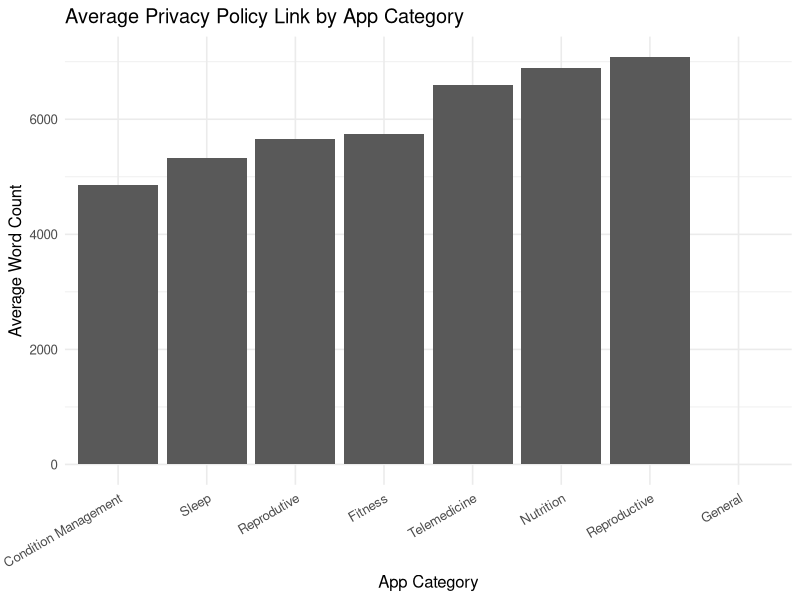

Source code (R): (Note: this script raises an error after producing the figure.)
# AUTHOR: Natalie Miller
# PURPOSE: Initial EDA on scraped policies + external data on health app downloads
# OUTPUTS: avg_length_by_category.png, downloads_by_year.png

setwd("C:/Users/natal/OneDrive/Documents/GitHub/consumer-data/data")

library(tidyverse)
library(readxl)
library(stringr)

# Read in data frames for average length by category visualization
policy.texts <- read.csv("all_privacy_policies.csv")
app.list <- read.csv("privacy_policy_list.csv")

# Measure word length of each privacy policy
policy.texts <- policy.texts |>
  mutate(
    word.count = str_count(text, boundary("word"))
  )

# Clean names of apps in app.list to prepare for merge
app.list <- app.list |>
  mutate(
    app = App.Name |>
      str_replace_all("[^A-Za-z]", ".")
  ) |>
  mutate_all(~str_remove(., "\\.$")) |>
  mutate_all(~str_remove(., "\\.$"))

# Merge app.list and data frame with privacy policies
merged <- app.list |>
  left_join(policy.texts, by="app") |>
  select(app, Category, file, text, word.count)

# Calculate average privacy policy length of each category of app
avg_length <- merged |>
  group_by(Category) |>
  summarize(
    avg.word.count = as.numeric(mean(word.count)),
    n=n()
  )

# Create bar chart of average lengths by category
policy_length <- ggplot(avg_length, aes(x=reorder(`Category`, avg.word.count), y=avg.word.count)) +
  geom_col(show.legend=F) +
  labs(
    title="Average Privacy Policy Link by App Category",
    x="App Category",
    y="Average Word Count"
  ) +
  theme_minimal(base_size=12) +
  theme(
    axis.text.x=element_text(angle=30, hjust=1)
  )

policy_length

# Read in data frame for downloads by year visualization
app.downloads <- read_excel("health_app_downloads.xlsx", sheet="Data", skip=4)

# Create line chart of number of health app downloads per year
policy_downloads <- ggplot(app.downloads, aes(x=year, y=downloads, group=1)) +
  geom_line() +
  ylim(300,600) +
  labs(
    title="Number of Health App Downloads in the United States by Year",
    x=NULL,
    y="Number of Downloads (millions)"
  ) +
  theme_minimal(base_size=12)

policy_downloads

# Export graphs
ggsave("../figures/avg_length_by_category.png", plot=policy_length)
ggsave("../figures/downloads_by_year.png", plot=policy_downloads)

third.party <- str_count(merged$text, "third-party")
third.party
